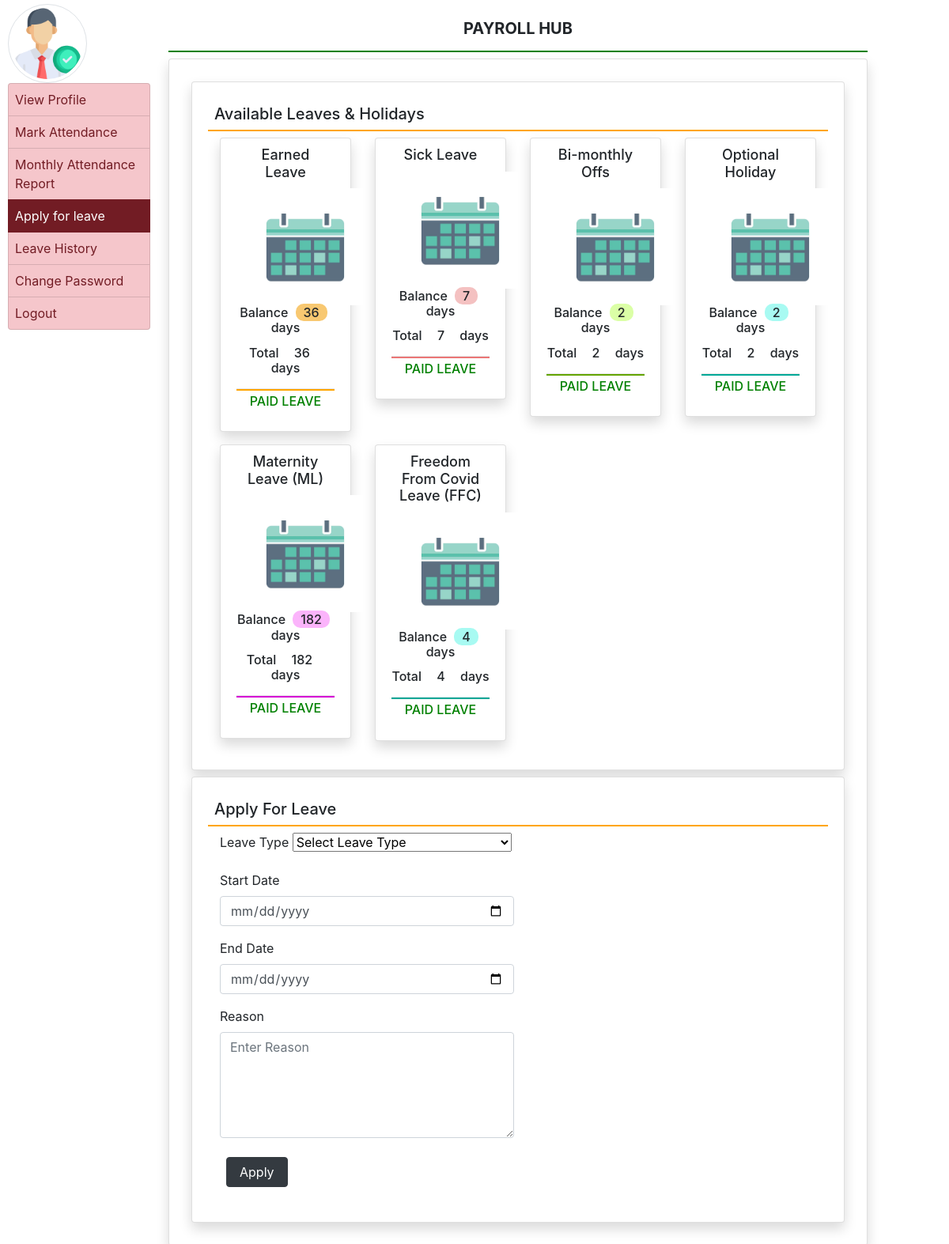
Screenshot of /applyForLeave/ (signed in) with the database file from the repository.
### employee/models.py (models this page shows, shortened)
class YearlyLeaves(models.Model):
    empcode = models.ForeignKey(EmployeeDetail, on_delete=models.CASCADE)
    earnedLeaveT = models.PositiveIntegerField(default=36)
    earnedLeaveB = models.PositiveIntegerField(default=36)
    sickLeaveT = models.PositiveIntegerField(default=7)
    sickLeaveB = models.PositiveIntegerField(default=7)
    maternityLT = models.PositiveIntegerField(default=182)
    maternityLB = models.PositiveIntegerField(default=182)
    oH2T = models.PositiveIntegerField(default=2)
    oH2B = models.PositiveIntegerField(default=2)
    ffcT = models.PositiveIntegerField(default=4)
    ffcB = models.PositiveIntegerField(default=4)
    start_month = models.PositiveIntegerField(default=0)
    start_year = models.PositiveIntegerField(default=0)
    end_month = models.PositiveIntegerField(default=0)
    end_year = models.PositiveIntegerField(default=0)
    class Meta:
        db_table = 'YearlyLeaves'

class AttendanceSummary(models.Model):
    user = models.ForeignKey(User, on_delete=models.DO_NOTHING)
    month = models.PositiveIntegerField()
    year = models.PositiveIntegerField()
    days_present = models.PositiveIntegerField(default=0)
    days_total = models.PositiveIntegerField(default=0)
    paid_leave = models.PositiveIntegerField(default=0)
    unpaid_leave = models.PositiveIntegerField(default=0)
    biMOT = models.PositiveIntegerField(default=2)
    biMOB = models.PositiveIntegerField(default=2)
    sundays = models.PositiveIntegerField(default=0)

### employee/views.py (the view, shortened to what this page needs)
# urls.py: path('applyForLeave/', views.applyForLeave, name='applyForLeave'),
def applyForLeave(request):
    if not request.user.is_authenticated:
        return redirect('empLogin')
    error = ""
    u = request.user
    emp = EmployeeDetail.objects.get(user=u)
    dat = datetime.now().today()
    attendSummary, created = AttendanceSummary.objects.get_or_create(user=u, month = dat.month, year = dat.year,
                                                                        days_total = calendar.monthrange(dat.year, dat.month)[1])
    today_month = dat.month
    today_year = dat.year
    print(today_month)
    print(today_year)
    s_year = 0
    e_year = 0
    if today_month in [1, 2, 3] :
        e_year = today_month
        s_year = today_year -1
    elif today_month in [4, 5, 6, 7, 8, 9, 10, 11, 12] :
        s_year = today_year
        e_year = today_year + 1
    yearLeaveObj3, created = YearlyLeaves.objects.get_or_create(empcode=emp,start_month =4, end_month = 3 ,start_year = s_year, end_year = e_year)
    return render(request, 'applyForLeave.html', locals())

### employee/templates/applyForLeave.html (shortened to what this page needs)
{% extends 'empBase.html' %}
{% load static %}
{% block main %}
<div class="card shadow m-2" style="min-height:50vh">
    <div class="card-body">
        <h5 class="p-2" style="border-bottom:2px solid orange">Available Leaves & Holidays</h5>
        <div class="container-fluid">
            <div class="row">
                <div class="col-md-3">
                    <div class="card shadow mb-3">
                        <div class="card-body" style="padding-top: 2px;">
                            <h6 class="p-2" style="font-size: 18px; text-align: center; margin:0%;">Earned Leave</h6>
                            <img src="{% static 'images/calender1.jpg' %}" width="150px" height="150px" style="margin-left: 12px; margin-top: 0px; padding-top: 2px;" >
                            <h6 style="margin: 0%; text-align: center;">Balance <span style="background-color: rgb(248, 200, 113); padding: 1px 10px 1px 10px; margin: 1px 5px 1px 5px; border-radius: 10px; text-align: center;">{{yearLeaveObj3.earnedLeaveB}}</span> days</h6>
                            <h6 style="margin: 0%; text-align: center; margin-top: 12px;">Total <span style="background-color: white; padding: 2px 10px 2px 10px; margin: 1px 5px 1px 5px; border-radius: 10px; text-align: center;">{{yearLeaveObj3.earnedLeaveT}}</span> days</h6>
                            <hr style="border-bottom:2px solid orange; margin-bottom: 4px;">
                            <h6 style="text-align: center; color: green;">PAID LEAVE</h6>
                        </div>
                    </div>
                </div>
                <div class="col-md-3">
                    <div class="card shadow mb-3">
                        <div class="card-body" style="padding-top: 2px;">
                            <h6 class="p-2" style="font-size: 18px; text-align: center; margin:0%;">Sick Leave</h6>
                            <img src="{% static 'images/calender1.jpg' %}" width="150px" height="150px" style="margin-left: 12px; margin-top: 0px; padding-top: 2px;" >
                            <h6 style="margin: 0%; text-align: center;">Balance <span style="background-color: rgb(244, 193, 193); padding: 1px 10px 1px 10px; margin: 1px 5px 1px 5px; border-radius: 10px; text-align: center;">{{yearLeaveObj3.sickLeaveB}}</span> days</h6>
                            <h6 style="margin: 0%; text-align: center; margin-top: 12px;">Total <span style="background-color: white; padding: 2px 10px 2px 10px; margin: 1px 5px 1px 5px; border-radius: 10px; text-align: center;">{{yearLeaveObj3.sickLeaveT}}</span> days</h6>
                            <hr style="border-bottom:2px solid rgb(235, 118, 118); margin-bottom: 4px;">
                            <h6 style="text-align: center; color: green;">PAID LEAVE</h6>
                        </div>
                    </div>
                </div>
                <div class="col-md-3">
                    <div class="card shadow mb-3">
                        <div class="card-body" style="padding-top: 2px;">
                            <h6 class="p-2" style="font-size: 18px; text-align: center; margin:0%;">Bi-monthly Offs</h6>
                            <img src="{% static 'images/calender1.jpg' %}" width="150px" height="150px" style="margin-left: 12px; margin-top: 0px; padding-top: 2px;" >
                            <h6 style="margin: 0%; text-align: center;">Balance <span style="background-color: rgb(219, 255, 166); padding: 1px 10px 1px 10px; margin: 1px 5px 1px 5px; border-radius: 10px; text-align: center;">{{attendSummary.biMOB}}</span> days</h6>
                            <h6 style="margin: 0%; text-align: center; margin-top: 12px;">Total <span style="background-color: white; padding: 2px 10px 2px 10px; margin: 1px 5px 1px 5px; border-radius: 10px; text-align: center;">{{attendSummary.biMOT}}</span> days</h6>
                            <hr style="border-bottom:2px solid rgb(99, 164, 1); margin-bottom: 4px;">
                            <h6 style="text-align: center; color: green;">PAID LEAVE</h6>
                        </div>
                    </div>
                </div>
                <div class="col-md-3">
                    <div class="card shadow mb-3">
                        <div class="card-body" style="padding-top: 2px;">
                            <h6 class="p-2" style="font-size: 18px; text-align: center; margin:0%;">Optional Holiday</h6>
                            <img src="{% static 'images/calender1.jpg' %}" width="150px" height="150px" style="margin-left: 12px; margin-top: 0px; padding-top: 2px;" >
                            <h6 style="margin: 0%; text-align: center;">Balance <span style="background-color: rgb(168, 250, 242); padding: 1px 10px 1px 10px; margin: 1px 5px 1px 5px; border-radius: 10px; text-align: center;">{{yearLeaveObj3.oH2B}}</span> days</h6>
                            <h6 style="margin: 0%; text-align: center; margin-top: 12px;">Total <span style="background-color: white; padding: 2px 10px 2px 10px; margin: 1px 5px 1px 5px; border-radius: 10px; text-align: center;">{{yearLeaveObj3.oH2T}}</span> days</h6>
                            <hr style="border-bottom:2px solid rgb(0, 168, 151); margin-bottom: 4px;">
                            <h6 style="text-align: center; color: green;">PAID LEAVE</h6>
                        </div>
                    </div>
                </div>
            </div>
            <div class="row">
                {% if emp.gender == 'Female' %}
                <div class="col-md-3">
                    <div class="card shadow mb-3">
                        <div class="card-body" style="padding-top: 2px;">
                            <h6 class="p-2" style="font-size: 18px; text-align: center; margin:0%;">Maternity Leave (ML)</h6>
                            <img src="{% static 'images/calender1.jpg' %}" width="150px" height="150px" style="margin-left: 12px; margin-top: 0px; padding-top: 2px;" >
                            <h6 style="margin: 0%; text-align: center;">Balance <span style="background-color: rgb(251, 180, 251); padding: 1px 10px 1px 10px; margin: 1px 5px 1px 5px; border-radius: 10px; text-align: center;">{{yearLeaveObj3.maternityLB}}</span> days</h6>
                            <h6 style="margin: 0%; text-align: center; margin-top: 12px;">Total <span style="background-color: white; padding: 2px 10px 2px 10px; margin: 1px 5px 1px 5px; border-radius: 10px; text-align: center;">{{yearLeaveObj3.maternityLT}}</span> days</h6>
                            <hr style="border-bottom:2px solid rgb(213, 0, 213); margin-bottom: 4px;">
                            <h6 style="text-align: center; color: green;">PAID LEAVE</h6>
                        </div>
                    </div>
                </div>
                {% endif %}
                <div class="col-md-3">
                    <div class="card shadow mb-3">
                        <div class="card-body" style="padding-top: 2px;">
                            <h6 class="p-2" style="font-size: 18px; text-align: center; margin:0%;">Freedom From Covid Leave (FFC)</h6>
                            <img src="{% static 'images/calender1.jpg' %}" width="150px" height="150px" style="margin-left: 12px; margin-top: 0px; padding-top: 2px;" >
                            <h6 style="margin: 0%; text-align: center;">Balance <span style="background-color: rgb(168, 250, 242); padding: 1px 10px 1px 10px; margin: 1px 5px 1px 5px; border-radius: 10px; text-align: center;">{{yearLeaveObj3.ffcB}}</span> days</h6>
                            <h6 style="margin: 0%; text-align: center; margin-top: 12px;">Total <span style="background-color: white; padding: 2px 10px 2px 10px; margin: 1px 5px 1px 5px; border-radius: 10px; text-align: center;">{{yearLeaveObj3.ffcT}}</span> days</h6>
                            <hr style="border-bottom:2px solid rgb(0, 168, 151); margin-bottom: 4px;">
                            <h6 style="text-align: center; color: green;">PAID LEAVE</h6>
                        </div>
                    </div>
                </div>
            </div>
        </div>
    </div>
</div>
<div class="card shadow m-2">
    <div class="card-body">
        <h5 class="p-2" style="border-bottom:2px solid orange">Apply For Leave</h5>
        <div class="container-fluid">
            <form method="post">
                <div class="form-row">
                    <div class="col-sm-6">
                        <div class="form-group">
                            <label for="leaveType">Leave Type</label>
                            <select name="leaveType" id="leaveType" required>
                            <option value="" disabled selected>Select Leave Type</option>
                            </select>
                        </div>
                    </div>
                </div>
                <div class="form-row">
                    <div class="col-sm-6">
                        <div class="form-group">
                            <label>Start Date</label>
                            <input type="date" name="startDate" class="form-control" placeholder="Enter Start Date" required>
                        </div>
                    </div>
                </div>
                <div class="form-row">
                    <div class="col-sm-6">
                        <div class="form-group">
                            <label>End Date</label>
                            <input type="date" name="endDate" class="form-control" placeholder="Enter End Date" required>
                        </div>
                    </div>
                </div>
                <div class="form-row">
                    <div class="col-sm-6">
                        <div class="form-group">
                            <label>Reason</label>
                            <textarea name="reason" class="form-control" placeholder="Enter Reason " required rows="5"></textarea>
                        </div>
                    </div>
                </div>
                <input type="submit" value="Apply" class="btn btn-dark m-2 px-3">
            </form>
        </div>
    </div>
</div>
{% endblock %}

### employee/templates/empBase.html (shortened to what this page needs)
{% load static %}
<head>
  <link rel="stylesheet" href="https://cdn.jsdelivr.net/npm/bootstrap@4.6.2/dist/css/bootstrap.min.css">
<link rel="stylesheet" href="{% static 'css/stylesheet.css' %}">
<link rel="stylesheet" href="https://use.fontawesome.com/releases/v5.7.0/css/all.css">
</head>
<body>
    <div class="container-fluid">
        <div class="row">
            <div class="col-sm-2" style="padding-left: 5px; padding-top: 5px; margin-left: 5px;" >
                <img src="{% static 'images/icon.png' %}" alt="icon" width="100px" height="100px" class="img-thumbnail rounded-circle">
                <div class="list-group">
                    <a href="{% url 'viewProfile' %}" class="list-group-item list-group-item-action list-group-item-danger {% if request.path == '/viewProfile/' %} active {% endif %}">View Profile</a>
                    <a href="{% url 'markAttend' %}" class="list-group-item list-group-item-action list-group-item-danger {% if request.path == '/markAttend/' %} active {% endif %}">Mark Attendance</a>
                    <a href="{% url 'attendanceSummary' %}" class="list-group-item list-group-item-action list-group-item-danger {% if request.path == '/attendanceSummary/' %} active {% endif %}">Monthly Attendance Report</a>
                    <a href="{% url 'applyForLeave' %}" class="list-group-item list-group-item-action list-group-item-danger {% if request.path == '/applyForLeave/' %} active {% endif %}">Apply for leave</a>
                    <a href="{% url 'viewEmpLeaveApplication' %}" class="list-group-item list-group-item-action list-group-item-danger {% if request.path == '/viewEmpLeaveApplication/' %} active {% endif %}">Leave History</a>
                    <a href="{% url 'empChangePassword' %}" class="list-group-item list-group-item-action list-group-item-danger {% if request.path == '/empChangePassword/' %} active {% endif %}">Change Password</a>
                    <a href="{% url 'logout' %}" class="list-group-item list-group-item-action list-group-item-danger {% if request.path == '/logout/' %} active {% endif %}">Logout</a>
                </div>
            </div>
            <div class="col-sm-9 p-0 p-0">
                <div class="containner-fluid p-2">
                    <h5 class="text-center p-3 font-weight-bold" style="border-bottom: 2px solid green;">PAYROLL HUB</h5>
                    <div class="card shadow" style="min-height:89vh">
                        <div class="card-body">
                            {% block main %}
                            {% endblock %}
                        </div>
                    </div>
                </div>
            </div>
        </div>
    </div>
</body>

### employee/templates/empBase.html (style rules this page uses)
.list-group-item { padding: 8px !important; }

### rows the page displays
YearlyLeaves: earnedLeaveB "36", earnedLeaveT "36", sickLeaveB "7", sickLeaveT "7", oH2B "2", oH2T "2", maternityLB "182", maternityLT "182", ffcB "4", ffcT "4"
AttendanceSummary: biMOB "2", biMOT "2"
